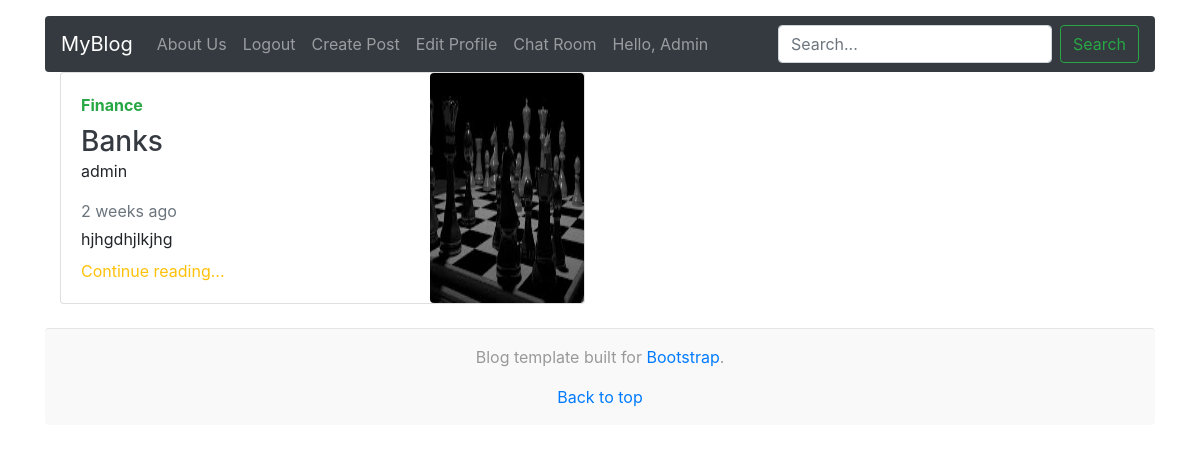
The page /post-detail/Banks (signed in) on the database its author committed.
### post/models.py (models this page shows, shortened)
class Author(models.Model):
    user = models.OneToOneField(User,on_delete=models.CASCADE,primary_key=True)
    name = models.CharField(max_length=50,null=True)
    phone = models.CharField(max_length=20)
    address = models.CharField(max_length=50,blank=True)
    profile_pic = models.ImageField(upload_to="authors/",default='authors/ava.JPG')

class BlogPost(models.Model):
    title = models.CharField(max_length=254, unique=True)
    author = models.ForeignKey(User, on_delete=models.CASCADE)
    category = models.ForeignKey(Category, on_delete=models.CASCADE)
    content = models.TextField()
    image = models.ImageField(upload_to="posts/")
    created_at = models.DateTimeField(auto_now_add=True)
    is_active = models.BooleanField(default=True)
    is_featured = models.BooleanField(default=False)
    @property
    def image_url(self):
        return self.image.url

class Category(models.Model):
    name = models.CharField(max_length=50, unique=True)
    is_active = models.BooleanField(default=True)
    def __str__(self):
        return self.name

### post/views.py (the view)
# urls.py: path('post-detail/<str:pk>',post_details,name='post-detail'),
def post_details(request,pk):
    post = BlogPost.objects.get(title=pk)
    context = {
        'post':post,
    }
    return render(request,'post/detail.html',context)

### post/templates/post/detail.html (shortened to what this page needs)
{% extends 'post/base.html' %}
{% load humanize %}
{% block body %}
<div class="container">
        <div class="col-md-6">
            <div class="card flex-md-row mb-4 box-shadow h-md-250">
                <div class="row">
                    <div class="col-lg-8 col-md-12 col-sm-12">
                        <div class="card-body d-flex flex-column align-items-start">
                            <strong class="d-inline-block mb-2 text-success">{{post.category}}</strong>
                            <h3 class="mb-0">
                                <a class="text-dark" href="/post/this-post-if-from-nother-user">
                                    {{post.title}}
                                </a>
                            </h3>
                            <p>{{post.author}}</p>
                            <div class="mb-1 text-muted">{{post.created_at|naturaltime}}</div>
                            <p class="card-text mb-auto">{{post.content}}</p>
                            <a href="/post/this-post-if-from-nother-user" class="mt-2 text-warning">Continue
                                reading...</a>
                        </div>
                    </div>
                    <div class="col-lg-4 col-md-12 col-sm-12">
                        <img class="img-fluid rounded h-100 w-100" src="{{post.image_url}}" alt="this post if from nother user">
                    </div>
                </div>
        </div>
    </div>
</div>
{% endblock body %}

### post/templates/post/base.html (shortened to what this page needs)
{% load static %}
<!DOCTYPE html>
<html lang="en">
    <head>
        <link rel="stylesheet" href="https://maxcdn.bootstrapcdn.com/bootstrap/4.0.0/css/bootstrap.min.css" />
    </head>
    <body>
        <div class="container mt-3">
            <nav class="navbar navbar-expand-lg navbar-dark bg-dark rounded justify-content-between">
                <a class="navbar-brand" href="/">MyBlog</a>
                <div class="collapse navbar-collapse" id="navbarSupportedContent">
                    <ul class="navbar-nav mr-auto">
                        <li class="nav-item ">
                            <a class="nav-link" href="#">About Us</a>
                        </li>
                        {% if user.is_authenticated %}
                        <li class="nav-item">
                            <a class="nav-link" href="{% url 'logout' %}">Logout </a>
                        </li>
                        <li class="nav-item">
                            <a class="nav-link" href="{% url 'create-post' %}">Create Post </a>
                        </li>
                        <li class="nav-item">
                            <a class="nav-link" href="{% url 'edit-profile' %}">Edit Profile</a>
                        </li>
                        <li class="nav-item">
                            <a class="nav-link" href="{% url 'chat' %}">Chat Room</a>
                        </li>
                        <li class="nav-item">
                            <a class="nav-link" href="{% url 'mypost' %}" aria-disabled="true">Hello, {{user.author.name}} </a>
                        </li>
                        {% endif %}
                    </ul>
                    <form class="form-inline my-2 my-lg-0" action="/" method="GET">
                        <input required class="form-control mr-sm-2" name="q" type="search" placeholder="Search..."
                            aria-label="Search">
                        <button class="btn btn-outline-success my-2 my-sm-0" type="submit">Search</button>
                    </form>
                </div>
            </nav>
        </div>
        {% block body %}
        {% endblock body %}
        <div class="container mt-3">
            <footer class="blog-footer rounded">
                <p>Blog template built for <a href="#">Bootstrap</a>.</p>
                <p>
                    <a href="#">Back to top</a>
                </p>
            </footer>
        </div>
    </body>
</html>

### post/templates/post/base.html (style rules this page uses)
body { overflow-x: hidden; }
.blog-footer { margin-top: 20px; padding: 1rem 0; color: #999; text-align: center; background-color: #f9f9f9; border-top: .05rem solid #e5e5e5; }
.blog-footer p:last-child { margin-bottom: 0; }

### rows shown on the page
BlogPost: category "Finance", title "Banks", author "admin", created_at "2 weeks ago", content "hjhgdhjlkjhg", image_url (picture)

### other values the page prints
{{ user.author.name }} "Admin"
